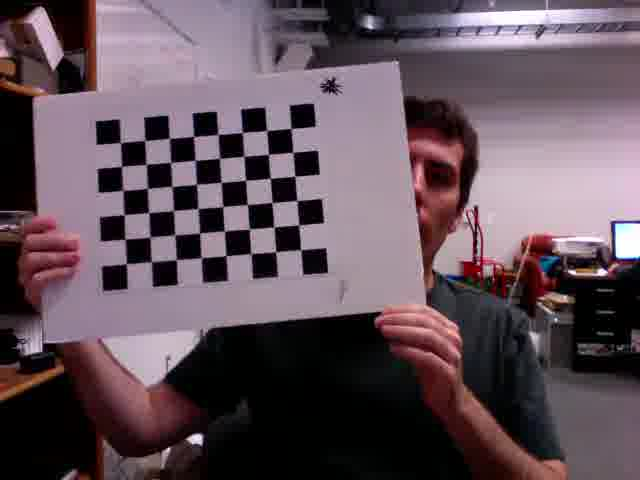
#> input picture checkerboardFromVideo/frame0054.jpg, 640 x 480 px; its folder holds only this picture in this run
$ python calibrate.py
#> lines starting #> are read from the running program, lines starting #| are printed output that depends on the picture; after the words box and inside, x2 and y2 are one past the last pixel; in counts of white or black regions, pixels touching at a corner belong together; long printed decimals are rounded
import numpy as np
import cv2 as cv
import glob
import math

def calibrate():
    image_directories = ['checkerboardFromVideo/*.jpg', 'checkerboardPhotos/*.jpg']

    for dir in image_directories:
        # termination criteria
        criteria = (cv.TERM_CRITERIA_EPS + cv.TERM_CRITERIA_MAX_ITER, 30, 0.001)
        # prepare object points, like (0,0,0), (1,0,0), (2,0,0) ....,(6,5,0)
        objp = np.zeros((6*8,3), np.float32)
        objp[:,:2] = np.mgrid[0:8,0:6].T.reshape(-1,2)
        # Arrays to store object points and image points from all the images.
        objpoints = [] # 3d point in real world space
        imgpoints = [] # 2d points in image plane.
        images = glob.glob(dir)
        for fname in images:
            img = cv.imread(fname)
#> img is the input picture: shape (480, 640, 3); mean B, G, R 89.6, 80.7, 97.2
            gray = cv.cvtColor(img, cv.COLOR_BGR2GRAY)
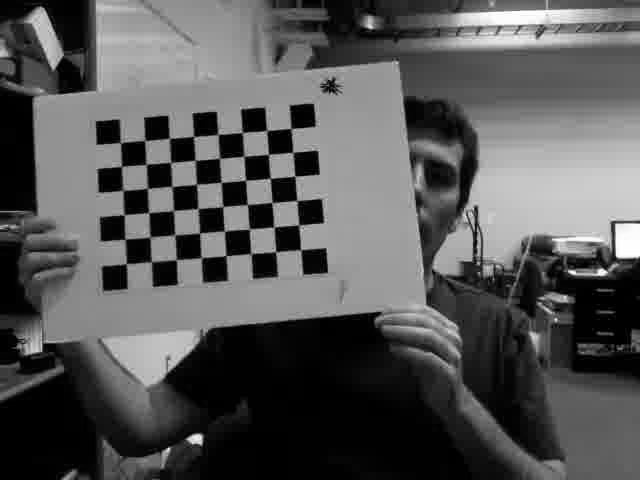
#> gray: shape (480, 640); min 0, max 255, mean 86.6
            # Find the chess board corners
            ret, corners = cv.findChessboardCorners(gray, (8,6), None)
#> ret = True; corners = 48 rows, first 8: [120.6, 143.5], [144.5, 140.7], [169.6, 138.3], [194.4, 136.6], [218.9, 134.1], [242.6, 132.5], [268.2, 130.2], [290.7, 128.4]
            # If found, add object points, image points (after refining them)
            if ret == True:
                objpoints.append(objp)
                corners2 = cv.cornerSubPix(gray,corners, (11,11), (-1,-1), criteria)
#> corners2 = 48 rows, first 8: [120.4, 142.5], [144.7, 140.6], [169.4, 138.4], [193.6, 136.5], [218, 134.3], [242.3, 132.5], [266.6, 130.6], [291.1, 128.5]
                imgpoints.append(corners)
                # Draw and display the corners
                cv.drawChessboardCorners(img, (8,6), corners2, ret)
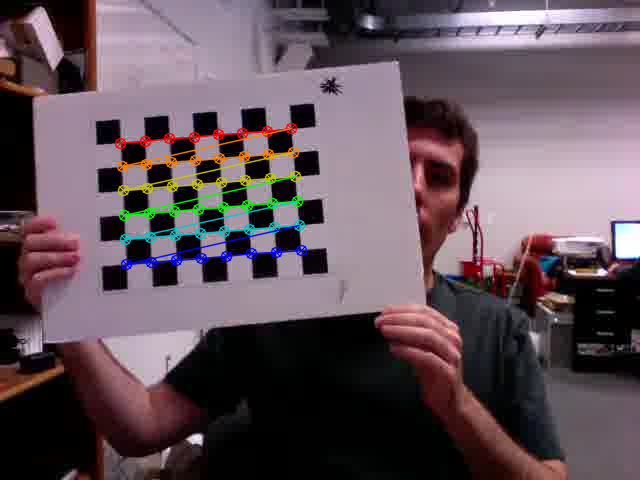
#> img: shape (480, 640, 3); 3% of pixels changed, all inside (x1, y1, x2, y2) = (114, 122, 308, 271)
                cv.imshow('img', img)
                cv.waitKey(500)
        cv.destroyAllWindows()

        ret, mtx, dist, rvecs, tvecs = cv.calibrateCamera(objpoints, imgpoints, gray.shape[::-1], None, None)
#> ret = 0.131; mtx = [[600.6, 0, 311.1], [0, 593.3, 187.5], [0, 0, 1]]; dist = [[-0.23, 2.39, 0.0037, -0.00542, -8.6]]; rvecs = ([-0.0977, 0.00171, -0.0811],); tvecs = ([-7.8, -1.87, 24.47],)
        # [9 lines of commented-out code are left out]
        h,  w = img.shape[:2]
#> h = 480; w = 640
        horiz_field_of_view = 2 * np.arctan(w / (2 * mtx[0][0]))
#> horiz_field_of_view = 0.979
        vert_field_of_view = 2 * np.arctan(h / (2 * mtx[1][1]))
#> vert_field_of_view = 0.769

        # Change to False to True when needing to write to the Readme file
        if(False):
            #store parameters to be saved into an array
            parameter_array = ["Horizontal FoV: " + str(horiz_field_of_view) + '\n']
            parameter_array.append("Vertical FoV: " + str(vert_field_of_view) + '\n')
            parameter_array.append('fx: ' + str(mtx[0][0]) + '\n')
            parameter_array.append('fy: ' + str(mtx[1][1]) + '\n')
            parameter_array.append('cx: ' + str(mtx[0][2]) + '\n')
            parameter_array.append('cy: ' + str(mtx[1][2]) + '\n')
            parameter_array.append('k1: ' + str(dist[0][0]) + '\n')
            parameter_array.append('k2: ' + str(dist[0][1]) + '\n')
            parameter_array.append('k3: ' + str(dist[0][2]) + '\n')
            parameter_array.append('p1: ' + str(dist[0][3]) + '\n')
            parameter_array.append('p2: ' + str(dist[0][4]) + '\n')


            #write parameters to a file
            with open('intrinsic_params.txt', 'a+') as file:
                for param in parameter_array:
                    file.write(param)
        # store parameters to be saved into an array

        fy = mtx[0][0]
#> fy = 600.6
        fx = mtx[1][1]
#> fx = 593.3
        fovy = 2 * np.arctan(0.5 * h / fy) * 180 / math.pi
#> fovy = 43.56
        aspect = (w * fy) / (h * fx)
#> aspect = 1.35

        # write parameters to a file
        with open('intrinsic_params.txt', 'w+') as file:
            file.write(str(fovy) + '\n' + str(aspect) + '\n')


        mean_error = 0
        total_error = 0
        for i in range(len(objpoints)):
            imgpoints2, _ = cv.projectPoints(objpoints[i], rvecs[i], tvecs[i], mtx, dist)
            error = cv.norm(imgpoints[i], imgpoints2, cv.NORM_L2)
            mean_error += error/len(imgpoints2)
            total_error += error
#> this loop made 1 pass
#> (error, mean_error, total_error) on pass 1: (0.907, 0.0189, 0.907)
#> after the loop, mean_error = 0.0189; total_error = 0.907
        print( "mean error: {}".format(mean_error/len(objpoints)) )
#| mean error: 0.0189
        print( "total error: {}".format(total_error/len(objpoints)) )
#| total error: 0.9071
        return mtx, rvecs

def main():
    calibrate()

main()

$ run again, on checkerboardFromVideo/frame0141.jpg
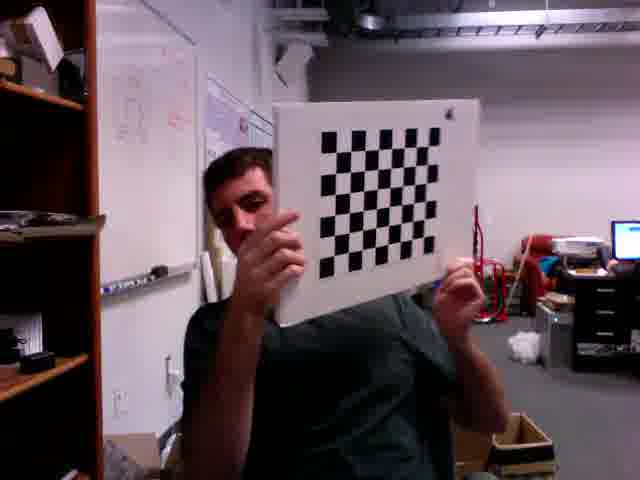
#> input picture checkerboardFromVideo/frame0141.jpg, 640 x 480 px
#> in calibrate, img is the input picture: shape (480, 640, 3); mean B, G, R 92.2, 84.8, 99.8
#> in calibrate, `gray = cv.cvtColor(img, cv.COLOR_BGR2GRAY)`:
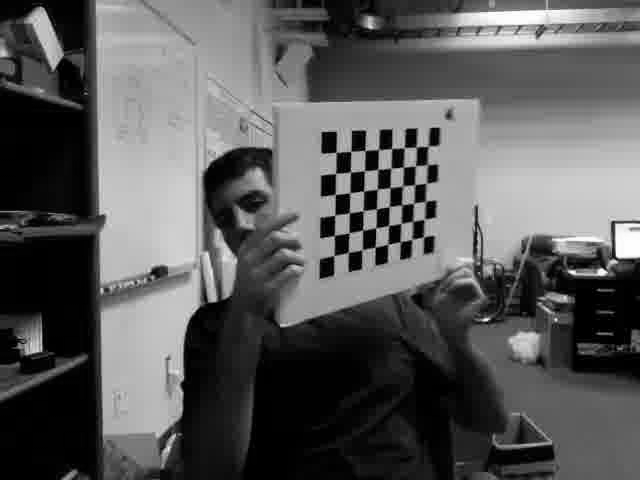
#> gray: shape (480, 640); min 0, max 255, mean 90.1
#> in calibrate, `ret, corners = cv.findChessboardCorners(gray, (8,6), None)`: ret = True; corners = 48 rows, first 8: [335.6, 152.3], [350.6, 151.5], [364.8, 151.1], [378.7, 148.5], [391.6, 148.7], [404.3, 147.5], [415.7, 147.2], [428.3, 146.3]
#> corners2 = 48 rows, first 8: [336.2, 152.4], [350.8, 151.3], [365, 150.4], [378.6, 149.6], [397.6, 147.8], [409.7, 147.7], [409.7, 147.7], [421.1, 146.4]
#> in calibrate, `cv.drawChessboardCorners(img, (8,6), corners2, ret)`:
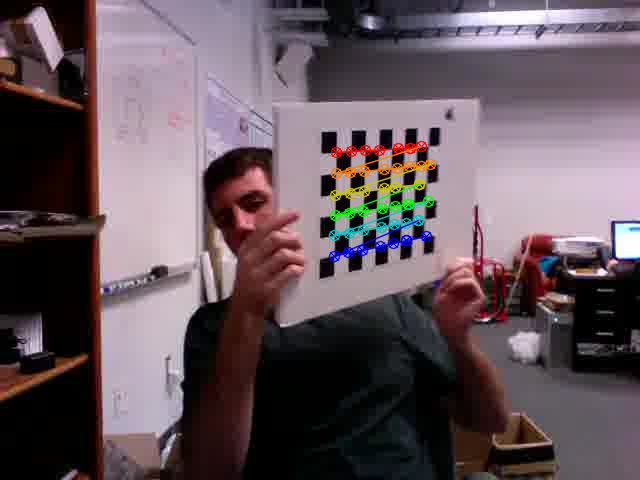
#> img: shape (480, 640, 3); 1.95% of pixels changed, all inside (x1, y1, x2, y2) = (328, 140, 437, 263)
#> in calibrate, `ret, mtx, dist, rvecs, tvecs = cv.calibrateCamera(objpoints, imgpoints..`: ret = 3.75; mtx = [[4428.4, 0, 270.6], [0, 568.9, 223.6], [0, 0, 1]]; dist = [[-16.23, 2354.9, -0.0736, 0.0041, -86755.6]]; rvecs = ([0.115, -1.46, -0.107],); tvecs = ([0.377, -3.32, 25.62],)
#> horiz_field_of_view = 0.144
#> vert_field_of_view = 0.798
#> fy = 4428.4
#> fx = 568.9
#> fovy = 6.2
#> aspect = 10.38
#> the loop in calibrate, `for i in range(len(objpoints)):` made 1 pass
#> (error, mean_error, total_error) on pass 1: (25.95, 0.541, 25.95)
#> after the loop in calibrate, `for i in range(len(objpoints)):`: mean_error = 0.541; total_error = 25.95
#| mean error: 0.5406
#| total error: 25.948

$ run again, on checkerboardFromVideo/frame0161.jpg
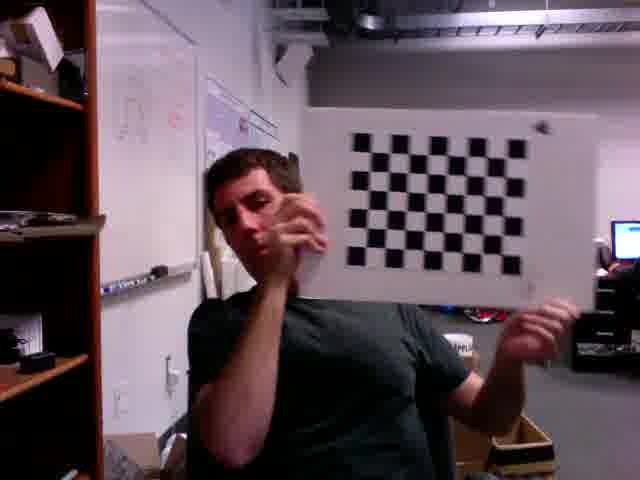
#> input picture checkerboardFromVideo/frame0161.jpg, 640 x 480 px
#> in calibrate, img is the input picture: shape (480, 640, 3); mean B, G, R 90.3, 81.7, 97.5
#> in calibrate, `gray = cv.cvtColor(img, cv.COLOR_BGR2GRAY)`:
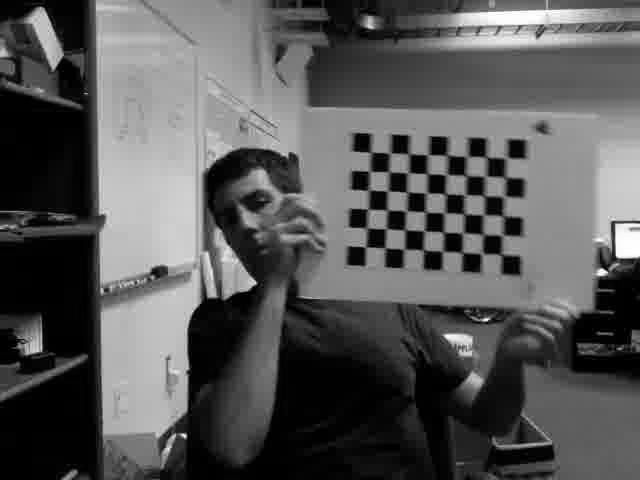
#> gray: shape (480, 640); min 0, max 255, mean 87.4
#> in calibrate, `ret, corners = cv.findChessboardCorners(gray, (8,6), None)`: ret = True; corners = 48 rows, first 8: [371.3, 152.1], [391.9, 153], [410, 153.5], [428.5, 155.5], [447.8, 155], [467.5, 157], [487.6, 157.3], [507.5, 159]
#> corners2 = 48 rows, first 8: [370.7, 152.4], [390.1, 153.2], [408.8, 153.8], [428, 154.8], [447.2, 155.2], [467.1, 156.5], [486.3, 157], [506.4, 157.9]
#> in calibrate, `cv.drawChessboardCorners(img, (8,6), corners2, ret)`:
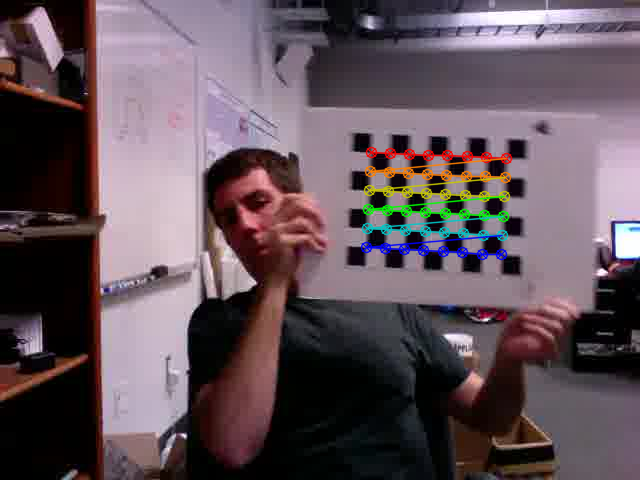
#> img: shape (480, 640, 3); 2.57% of pixels changed, all inside (x1, y1, x2, y2) = (360, 146, 513, 261)
#> in calibrate, `ret, mtx, dist, rvecs, tvecs = cv.calibrateCamera(objpoints, imgpoints..`: ret = 0.226; mtx = [[774.9, 0, 257.5], [0, 767.4, 253.7], [0, 0, 1]]; dist = [[0.349, -3.05, 0.00601, -0.042, 13.73]]; rvecs = ([-0.026, 0.146, 0.0575],); tvecs = ([5.98, -5.35, 40.27],)
#> horiz_field_of_view = 0.783
#> vert_field_of_view = 0.606
#> fy = 774.9
#> fx = 767.4
#> fovy = 34.42
#> aspect = 1.35
#> the loop in calibrate, `for i in range(len(objpoints)):` made 1 pass
#> (error, mean_error, total_error) on pass 1: (1.57, 0.0327, 1.57)
#> after the loop in calibrate, `for i in range(len(objpoints)):`: mean_error = 0.0327; total_error = 1.57
#| mean error: 0.03268
#| total error: 1.569

$ run again, on checkerboardFromVideo/frame0174.jpg
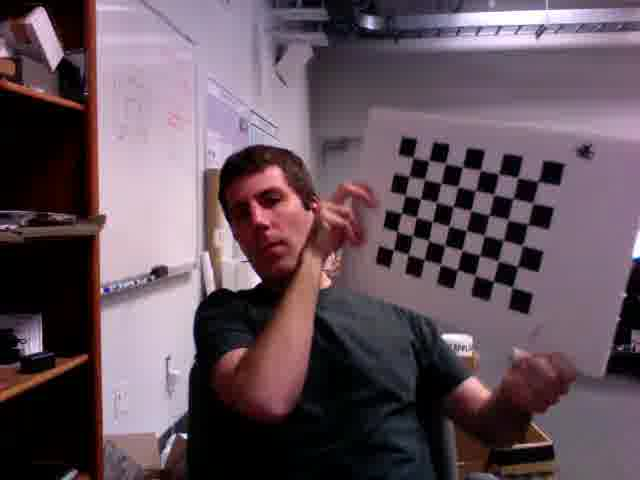
#> input picture checkerboardFromVideo/frame0174.jpg, 640 x 480 px
#> in calibrate, img is the input picture: shape (480, 640, 3); mean B, G, R 92.2, 82.3, 99.9
#> in calibrate, `gray = cv.cvtColor(img, cv.COLOR_BGR2GRAY)`:
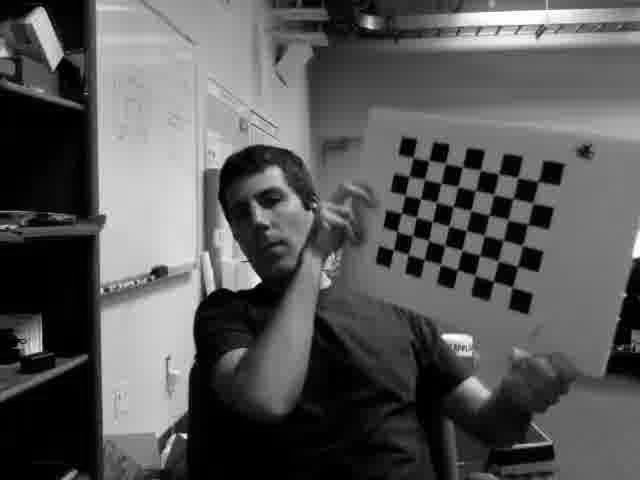
#> gray: shape (480, 640); min 0, max 255, mean 88.7
#> in calibrate, `ret, corners = cv.findChessboardCorners(gray, (8,6), None)`: ret = True; corners = 48 rows, first 8: [412.7, 158], [428.2, 161.6], [446, 163.5], [461.9, 167.5], [480.5, 170.5], [498, 174.1], [516.2, 177.2], [538.5, 181]
#> corners2 = 48 rows, first 8: [412.8, 157.6], [428.8, 160.7], [445.3, 163.4], [462.3, 166.9], [480.4, 170.1], [498.6, 173.8], [517.5, 177.7], [538.3, 181.4]
#> in calibrate, `cv.drawChessboardCorners(img, (8,6), corners2, ret)`:
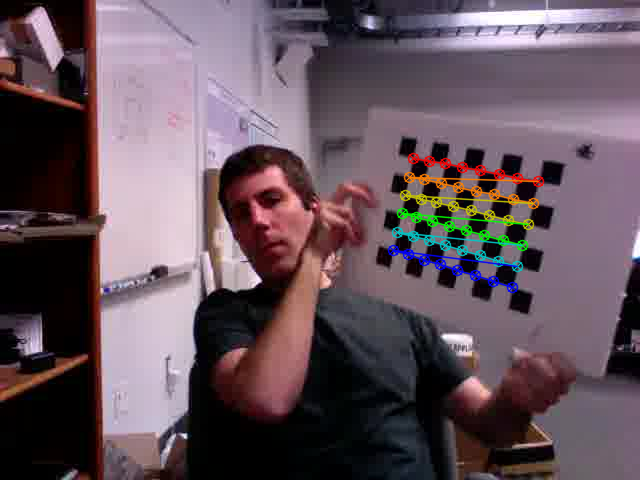
#> img: shape (480, 640, 3); 2.45% of pixels changed, all inside (x1, y1, x2, y2) = (387, 152, 545, 294)
#> in calibrate, `ret, mtx, dist, rvecs, tvecs = cv.calibrateCamera(objpoints, imgpoints..`: ret = 0.238; mtx = [[672.7, 0, 319.5], [0, 650.3, 261.5], [0, 0, 1]]; dist = [[0.0192, -2.92, 0.0025, 0.0244, 13.25]]; rvecs = ([0.115, 0.78, 0.244],); tvecs = ([4.71, -5.46, 34.22],)
#> horiz_field_of_view = 0.888
#> vert_field_of_view = 0.707
#> fy = 672.7
#> fx = 650.3
#> fovy = 39.27
#> aspect = 1.38
#> the loop in calibrate, `for i in range(len(objpoints)):` made 1 pass
#> (error, mean_error, total_error) on pass 1: (1.65, 0.0343, 1.65)
#> after the loop in calibrate, `for i in range(len(objpoints)):`: mean_error = 0.0343; total_error = 1.65
#| mean error: 0.0343
#| total error: 1.646

$ run again, on checkerboardFromVideo/frame0070.jpg
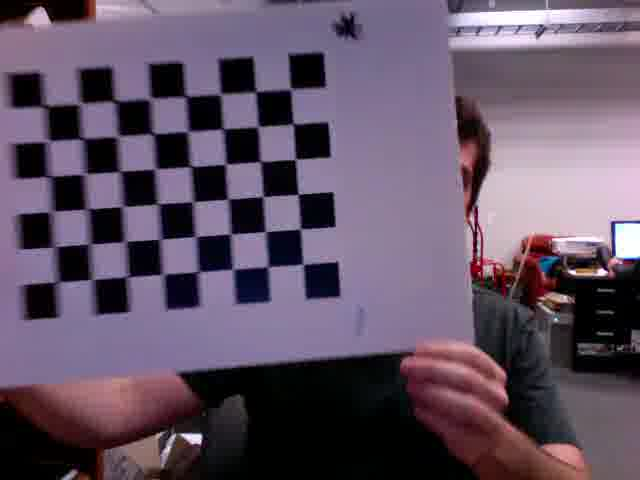
#> input picture checkerboardFromVideo/frame0070.jpg, 640 x 480 px
#> in calibrate, img is the input picture: shape (480, 640, 3); mean B, G, R 101, 82.8, 98.2
#> in calibrate, `gray = cv.cvtColor(img, cv.COLOR_BGR2GRAY)`:
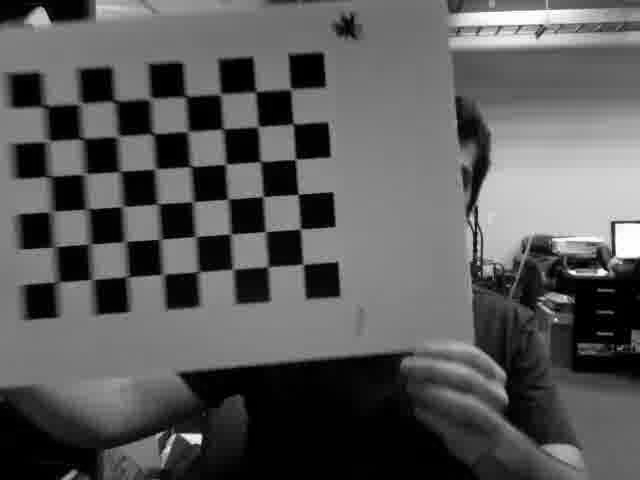
#> gray: shape (480, 640); min 0, max 255, mean 89.5
#> in calibrate, `ret, corners = cv.findChessboardCorners(gray, (8,6), None)`: ret = True; corners = 48 rows, first 8: [44, 106.5], [79.5, 103], [115, 101], [149.5, 98.5], [185.5, 96.5], [222.2, 95.42], [255.5, 91.5], [291.5, 89.5]
#> corners2 = 48 rows, first 8: [44.82, 106.3], [80.23, 103.7], [114.4, 100.8], [150.4, 98.67], [185.7, 96.47], [220.5, 94.21], [255.7, 91.78], [290.8, 89.06]
#> in calibrate, `cv.drawChessboardCorners(img, (8,6), corners2, ret)`:
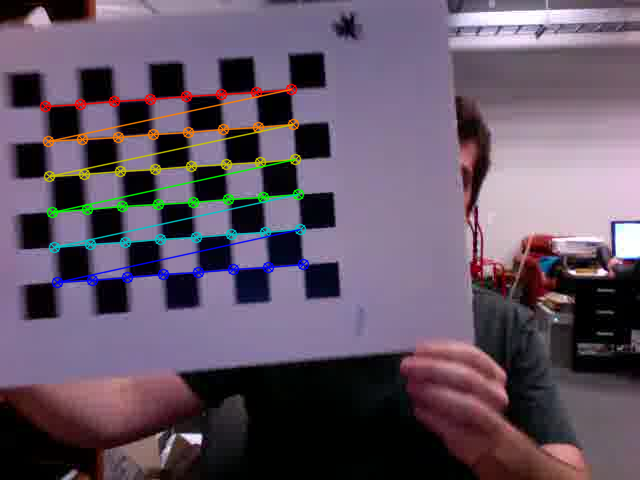
#> img: shape (480, 640, 3); 3.81% of pixels changed, all inside (x1, y1, x2, y2) = (39, 83, 310, 289)
#> in calibrate, `ret, mtx, dist, rvecs, tvecs = cv.calibrateCamera(objpoints, imgpoints..`: ret = 0.272; mtx = [[1908.8, 0, 416.3], [0, 1899.3, 212.6], [0, 0, 1]]; dist = [[-1.11, 41.81, -0.00282, 0.00809, -551.2]]; rvecs = ([-0.0132, -0.105, -0.0723],); tvecs = ([-10.51, -3.02, 53.04],)
#> horiz_field_of_view = 0.332
#> vert_field_of_view = 0.251
#> fy = 1908.8
#> fx = 1899.3
#> fovy = 14.33
#> aspect = 1.34
#> the loop in calibrate, `for i in range(len(objpoints)):` made 1 pass
#> (error, mean_error, total_error) on pass 1: (1.88, 0.0393, 1.88)
#> after the loop in calibrate, `for i in range(len(objpoints)):`: mean_error = 0.0393; total_error = 1.88
#| mean error: 0.03926
#| total error: 1.884
